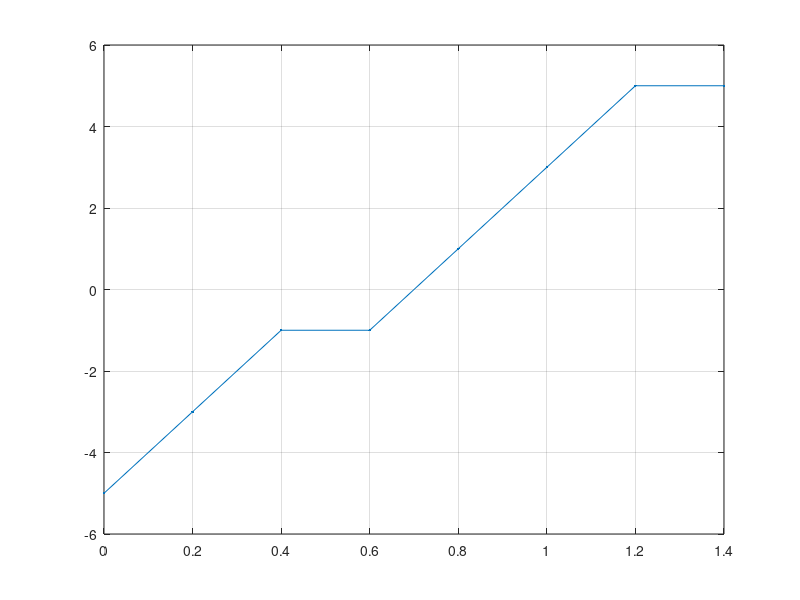

Recreate this plot in MATLAB.
t=0:0.2:1.5;
s=t;
n=length(s);
for i=1:1:n
    if i<=n/6
        s(i)=-5;
    end
    if i>n/6
        if i<=n/3
            s(i)=-3;
        end
    end
    if i>n/3
        if i<=n/2
            s(i)=-1;
        end
    end
    if i>n/2
        if i<=2*n/3
            s(i)=1;
        end
    end
    if i>2*n/3
        if i<=5*n/6
            s(i)=3;
        end
    end
    if i>5*n/6
        s(i)=5;
    end
end
plot(t,s,'.-'),grid